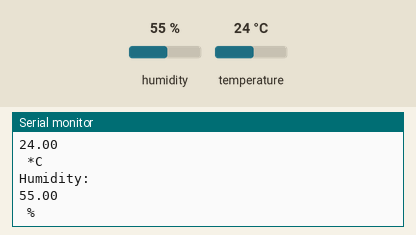
A sketch run on a simulated ESP8266 (NodeMCU). Parts: the last lines printed to the serial monitor. The test bench sets the inputs (shaded band); at power-on: humidity 55 %, temperature 24 °C. WiFi joins after 1.5 s; servers stay silent unless stated.

Above: at 2.7 s.
2.8 s: humidity set to 22 %
At 4.4 s:
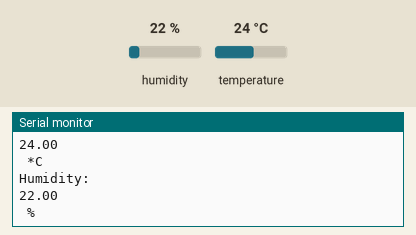
5.5 s: temperature set to 12 °C
8.2 s: humidity set to 40 %
At 10.1 s:
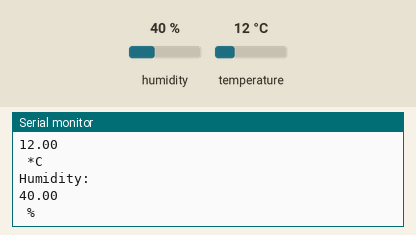
Timing chart, 0 to 11.6 s (numbered marks = the images above; inputs shaded):
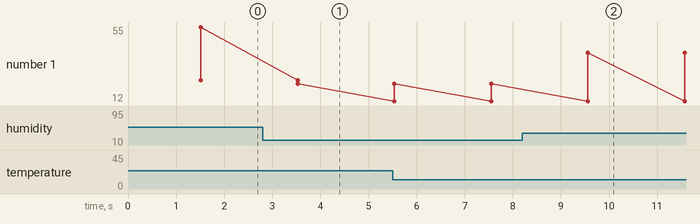

Measured:
- after the input at 2.8 s, the serial monitor: prints a new line after 0.73 s (image 1)
- after the input at 8.2 s, the serial monitor: prints a new line after 1.4 s (image 2)
- plotted number 1: 55 → 22 after the input at 2.8 s, 22 → 40 after the input at 8.2 s

The sketch:

dht11_esp_sketch.ino
```cpp
#include "DHTesp.h"
#include <ESP8266WiFi.h>
#include <WiFiClient.h>
#include <ESP8266WebServer.h>


DHTesp dht;
char ssid[] = "Majdi fiber 4g"; //your Wi-Fi name
char password[] = "0505306426"; // your Wi-Fi password
String dhtData;
boolean sensorError = false;
float Tempreture, Humidity;
ESP8266WebServer server(80);
void handleRoot() {
  // try typing your ip adress in your browser to check your connection
  server.send(200, "text/html", "<h1>connected</h1>");
}
void setup()
{
Serial.begin(9600);

dht.setup(14, DHTesp::DHT11); // GPIO14
WiFi.begin(ssid, password);
  while (WiFi.status() != WL_CONNECTED) {
    delay(500);
    Serial.print("cennecting...");}

 WiFi.mode(WIFI_STA);
 //add your IP adress
  IPAddress ip(192, 168, 1, 40);
  // if your are using macr OS: use this command in your terminal to get the ip adress: ipconfig getifaddr en0
  // if ypur are using windows OS: use this command in your cmd to get the ip adress: ipconfig
  IPAddress gateway(192, 168, 1, 1);
  IPAddress subnet(255, 255, 255, 0);
  WiFi.config(ip, gateway, subnet);
  Serial.println(WiFi.localIP());
  server.on("/", handleRoot);
  server.on("/dht", sendDhtData);
  server.begin();
 ;

}


void sendDhtData() {
  server.send(200, "text/plain", dhtData);
}

void loop()
{
  server.handleClient();


  Humidity =dht.getHumidity();
 Tempreture = dht.getTemperature();

    Serial.println("Temperature: ");
    Serial.println(Tempreture);
    Serial.println(" *C");
    Serial.println("Humidity: ");
    Serial.println(Humidity);
    Serial.println(" %");
dhtData = String(Tempreture) + ' ' + String(Humidity);

       delay(2000); //Delay 2 sec, data will be updated every two seconeds.


}
```
